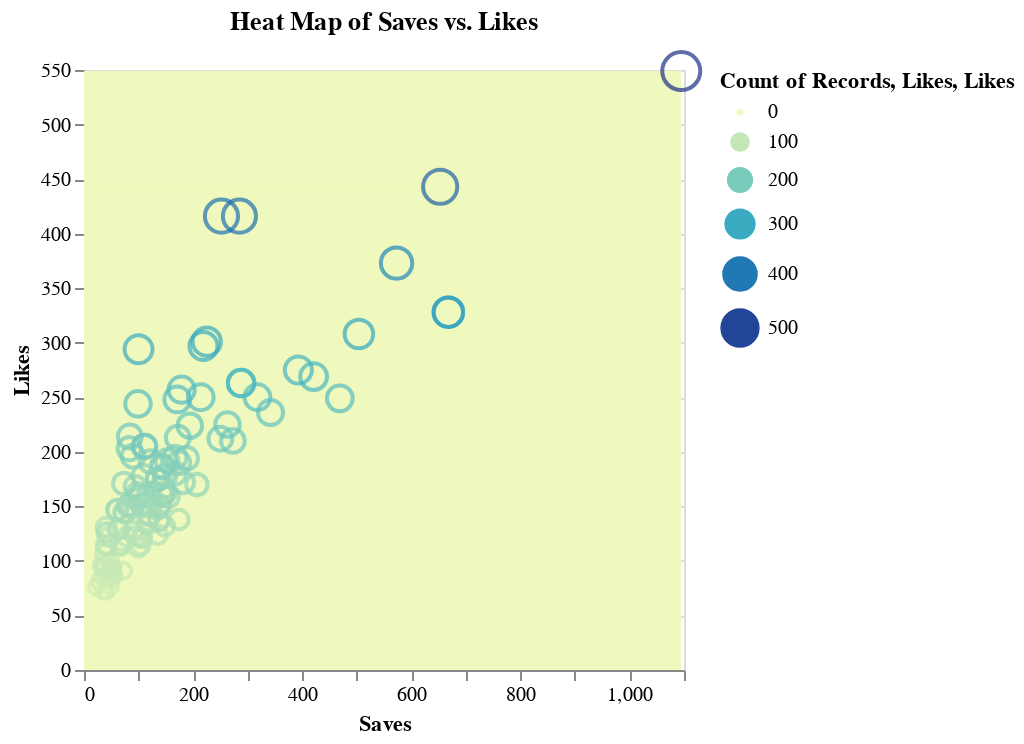

This figure's notebook cell:
### Code cell
#6. Heat Map for Saves vs. Likes with Scatter Plot Overlay
heatmap_saves_likes = alt.Chart(data).mark_rect().encode(
    x='Saves:Q',
    y='Likes:Q',
    color='count()'
).properties(
    title='Heat Map of Saves vs. Likes'
)

scatter_saves_likes = alt.Chart(data).mark_point().encode(
    x='Saves:Q',
    y='Likes:Q',
    size='Likes:Q',
    color='Likes:Q'
)

heatmap_saves_likes + scatter_saves_likes
